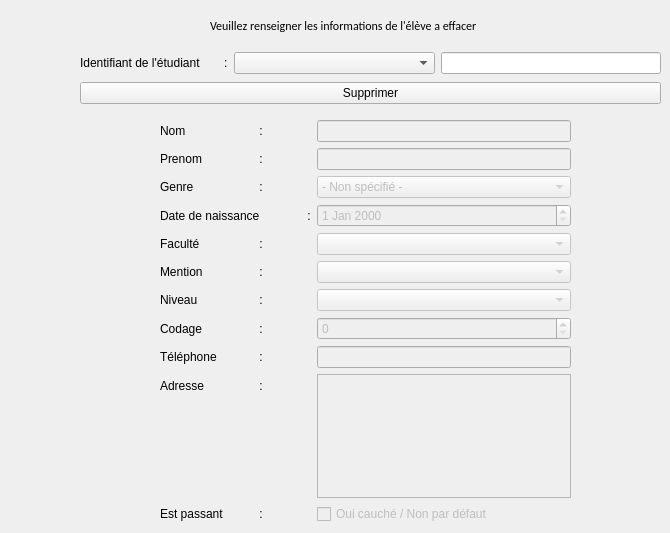
      <widget class="QWidget" name="sup_Etudiants">
       <attribute name="title">
        <string>Supprimer un élève</string>
       </attribute>
       <widget class="QLabel" name="supEt_Message">
        <property name="geometry">
         <rect>
          <x>210</x>
          <y>10</y>
          <width>321</width>
          <height>31</height>
         </rect>
        </property>
        <property name="font">
         <font>
          <family>Calibri</family>
         </font>
        </property>
        <property name="text">
         <string>Veuillez renseigner les informations de l'élève a effacer</string>
        </property>
       </widget>
       <widget class="QWidget" name="gridLayoutWidget_7">
        <property name="geometry">
         <rect>
          <x>80</x>
          <y>50</y>
          <width>581</width>
          <height>56</height>
         </rect>
        </property>
        <layout class="QGridLayout" name="gridLayout_6">
         <item row="0" column="2">
          <widget class="QLineEdit" name="supEt_nomEtudiantLineEdit">
           <property name="readOnly">
            <bool>true</bool>
           </property>
          </widget>
         </item>
         <item row="0" column="1">
          <widget class="QComboBox" name="supEt_identifiantComboBox">
           <property name="placeholderText">
            <string>Entrez l'identifiant de l'étudiant :</string>
           </property>
          </widget>
         </item>
         <item row="0" column="0">
          <widget class="QLabel" name="supEt_identifiantLabel">
           <property name="text">
            <string>Identifiant de l'étudiant	:</string>
           </property>
          </widget>
         </item>
         <item row="1" column="0" colspan="3">
          <widget class="QPushButton" name="supEt_Supprimer">
           <property name="text">
            <string>Supprimer</string>
           </property>
          </widget>
         </item>
        </layout>
       </widget>
       <widget class="QWidget" name="formLayoutWidget_14">
        <property name="geometry">
         <rect>
          <x>160</x>
          <y>120</y>
          <width>411</width>
          <height>404</height>
         </rect>
        </property>
        <layout class="QFormLayout" name="formLayout_11">
         <item row="0" column="0">
          <widget class="QLabel" name="supEt_nomLabel">
           <property name="text">
            <string>Nom		 :</string>
           </property>
          </widget>
         </item>
         <item row="0" column="1">
          <widget class="QLineEdit" name="supEt_nomLineEdit">
           <property name="enabled">
            <bool>false</bool>
           </property>
          </widget>
         </item>
         <item row="1" column="0">
          <widget class="QLabel" name="supEt_prenomLabel">
           <property name="text">
            <string>Prenom		 :</string>
           </property>
          </widget>
         </item>
         <item row="1" column="1">
          <widget class="QLineEdit" name="supEt_prenomLineEdit">
           <property name="enabled">
            <bool>false</bool>
           </property>
          </widget>
         </item>
         <item row="2" column="0">
          <widget class="QLabel" name="supEt_genreLabel">
           <property name="text">
            <string>Genre		 :</string>
           </property>
          </widget>
         </item>
         <item row="2" column="1">
          <widget class="QComboBox" name="supEt_genreComboBox">
           <property name="enabled">
            <bool>false</bool>
           </property>
           <item>
            <property name="text">
             <string>- Non spécifié -</string>
            </property>
           </item>
           <item>
            <property name="text">
             <string>Homme</string>
            </property>
           </item>
           <item>
            <property name="text">
             <string>Femme</string>
            </property>
           </item>
          </widget>
         </item>
         <item row="3" column="0">
          <widget class="QLabel" name="supEt_dateDeNaissanceLabel">
           <property name="text">
            <string>Date de naissance	 :</string>
           </property>
          </widget>
         </item>
         <item row="3" column="1">
          <widget class="QDateEdit" name="supEt_dateDeNaissanceDateEdit">
           <property name="enabled">
            <bool>false</bool>
           </property>
          </widget>
         </item>
         <item row="4" column="0">
          <widget class="QLabel" name="supEt_faculteLabel">
           <property name="text">
            <string>Faculté		 :</string>
           </property>
          </widget>
         </item>
         <item row="4" column="1">
          <widget class="QComboBox" name="supEt_faculteComboBox">
           <property name="enabled">
            <bool>false</bool>
           </property>
           <property name="placeholderText">
            <string>- Non spécifié -</string>
           </property>
          </widget>
         </item>
         <item row="5" column="0">
          <widget class="QLabel" name="supEt_mentionLabel">
           <property name="text">
            <string>Mention		 :</string>
           </property>
          </widget>
         </item>
         <item row="5" column="1">
          <widget class="QComboBox" name="supEt_mentionComboBox">
           <property name="enabled">
            <bool>false</bool>
           </property>
           <property name="placeholderText">
            <string>- Non spécifié -</string>
           </property>
          </widget>
         </item>
         <item row="6" column="0">
          <widget class="QLabel" name="supEt_niveauLabel">
           <property name="text">
            <string>Niveau		 :</string>
           </property>
          </widget>
         </item>
         <item row="6" column="1">
          <widget class="QComboBox" name="supEt_niveauComboBox">
           <property name="enabled">
            <bool>false</bool>
           </property>
           <property name="placeholderText">
            <string>- Non spécifié -</string>
           </property>
          </widget>
         </item>
         <item row="7" column="0">
          <widget class="QLabel" name="supEt_codageLabel">
           <property name="text">
            <string>Codage		 :</string>
           </property>
          </widget>
         </item>
         <item row="7" column="1">
          <widget class="QSpinBox" name="supEt_codageSpinBox">
           <property name="enabled">
            <bool>false</bool>
           </property>
          </widget>
         </item>
         <item row="8" column="0">
          <widget class="QLabel" name="supEt_telephonePhoneLabel">
           <property name="text">
            <string>Téléphone	 :</string>
           </property>
          </widget>
         </item>
         <item row="8" column="1">
          <widget class="QLineEdit" name="supEt_telephoneLineEdit">
           <property name="enabled">
            <bool>false</bool>
           </property>
          </widget>
         </item>
         <item row="9" column="0">
          <widget class="QLabel" name="supEt_adresseLabel">
           <property name="text">
            <string>Adresse 		 :</string>
           </property>
          </widget>
         </item>
         <item row="9" column="1">
          <widget class="QTextEdit" name="supEt_adresseTextEdit">
           <property name="enabled">
            <bool>false</bool>
           </property>
          </widget>
         </item>
         <item row="10" column="0">
          <widget class="QLabel" name="supEt_estPassantLabel">
           <property name="text">
            <string>Est passant	 :</string>
           </property>
          </widget>
         </item>
         <item row="10" column="1">
          <widget class="QCheckBox" name="supEt_estPassantCheckBox">
           <property name="enabled">
            <bool>false</bool>
           </property>
           <property name="text">
            <string>Oui cauché / Non par défaut</string>
           </property>
          </widget>
         </item>
        </layout>
       </widget>
      </widget>
